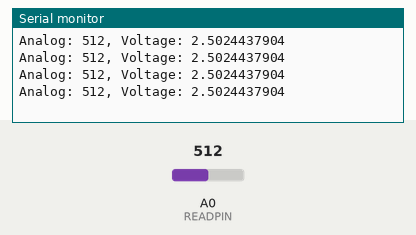
Recording of a sketch running on a simulated Arduino Uno, built with avr-gcc and run on an emulated ATmega328P. On the bench: the last lines printed to the serial monitor. The inputs (shaded band) are chosen by the test bench; at power-on: A0 (READPIN) = 512.

Above: at 1.3 s.
1.4 s: A0 (READPIN) set to 716
At 1.68 s:
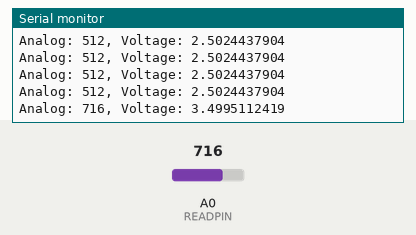
2.9 s: A0 (READPIN) set to 900
At 2.93 s:
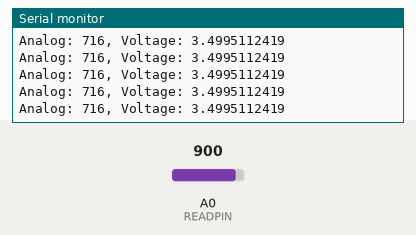
Timing chart, 0 to 5.9 s (numbered marks = the images above; inputs shaded):
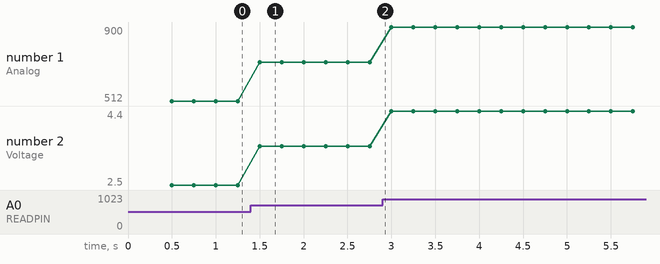

Measured:
- after the input at 1.4 s, the serial monitor: prints a new line after 0.10 s (image 1)
- plotted number 1: 512 → 716 after the input at 1.4 s, 716 → 900 after the input at 2.9 s
- plotted number 2: 2.5 → 3.5 after the input at 1.4 s, 3.5 → 4.4 after the input at 2.9 s

The sketch:

03.02-analoge-read.ino
```cpp
#define DEBUG
#define _5v

#define READPIN A0

#define INTERVAL 250

#define MINANALOGEVALUE 0
#define MINVOLTAGE 0

#ifdef _5v
#define MAXANALOGEVALUE 1023
#define MAXVOLTAGE 5
#else
#define MAXANALOGEVALUE 677
#define MAXVOLTAGE 3.3
#endif

unsigned long currentTime;
unsigned val;

void setup(void);
void loop(void);
void loop(void);
float floatMap(float, float, float, float, float);

void setup()
{
	Serial.begin(9600);

	val = currentTime = 0;

	#ifdef DEBUG
	Serial.println("Setup complete");
	Serial.print("Max voltage: ");
	Serial.print(MAXVOLTAGE, DEC);
	#endif
}

void loop()
{
	if (millis() < (currentTime + INTERVAL))
			return;
	currentTime += INTERVAL;

	val = analogRead(READPIN);

	Serial.print("Analog: ");
	Serial.print(val, DEC);
	Serial.print(", Voltage: ");
	Serial.println(floatMap(val, MINANALOGEVALUE, MAXANALOGEVALUE, MINVOLTAGE, MAXVOLTAGE), DEC);
}

// https://www.arduino.cc/reference/en/language/functions/math/map/
float floatMap(float x, float in_min, float in_max, float out_min, float out_max) {
  return (x - in_min) * (out_max - out_min) / (in_max - in_min) + out_min;
}
```
